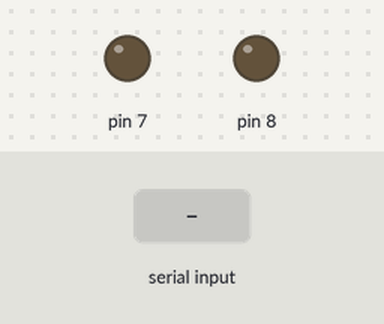
A sketch run on a simulated Arduino Uno, built with avr-gcc and run on an emulated ATmega328P. On the bench: output pins drawn as LEDs (lit = HIGH). Dashed ring = blinking. The test bench sets the inputs (shaded band). What the sketch prints to the serial monitor is not drawn.

Above: at 1.2 s.
1.3 s: "g" received over Serial
At 1.7 s:
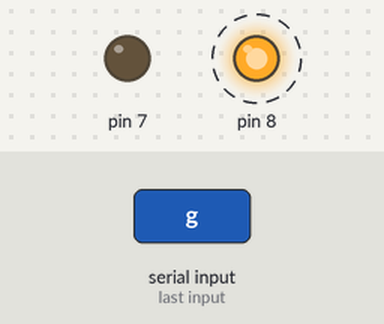
4.3 s: "b" received over Serial
At 4.7 s:
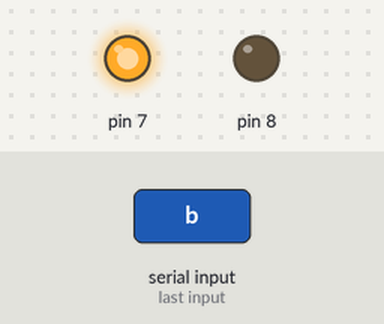
Timing chart, 0 to 7.3 s (numbered marks = the images above; inputs shaded):
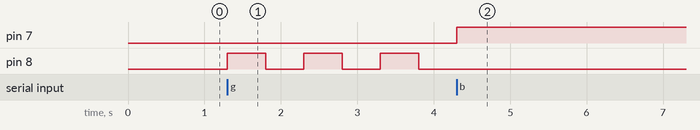

Measured:
- after the input at 1.3 s, pin 8: alternates HIGH for 0.50 s and LOW for 0.50 s, starting at once
- after the input at 4.3 s, pin 7: LOW → HIGH at once; pin 8: stops changing and stays LOW

The sketch:

blinkled.ino
```cpp
char mychar;
void setup(){
  Serial.begin(9600);
  pinMode(7, OUTPUT);
  pinMode(8, OUTPUT);
  pinMode(0, OUTPUT);
  Serial.println("Enter which color you want to blink\n1. 'b' for green color \n2.'y' for yellow color\n3. 'r' for red color");
}

void loop()
{
  if(Serial.available()>0)
  {
    mychar=Serial.read();
  }

  if(mychar=='b')
  {
    digitalWrite(7,HIGH);
    delay(100000);
    digitalWrite(7,LOW);
    delay(500);
    digitalWrite(8,LOW);
    digitalWrite(9,LOW);


  }
  if(mychar=='g'){
    digitalWrite(7,LOW);
    digitalWrite(8,HIGH);
    delay(500);
    digitalWrite(8,LOW);
    delay(500);
    digitalWrite(9,LOW);
  }
  if(mychar=='y'){
    digitalWrite(7,LOW);
    digitalWrite(8,HIGH);

    digitalWrite(8,LOW);

    digitalWrite(9,LOW);

  }
  if(mychar=='r')
  {
    digitalWrite(7,LOW);
    digitalWrite(8,LOW);
    digitalWrite(9,HIGH);
    delay(100);
    digitalWrite(9,LOW);
    delay(500);
  }

}
```
